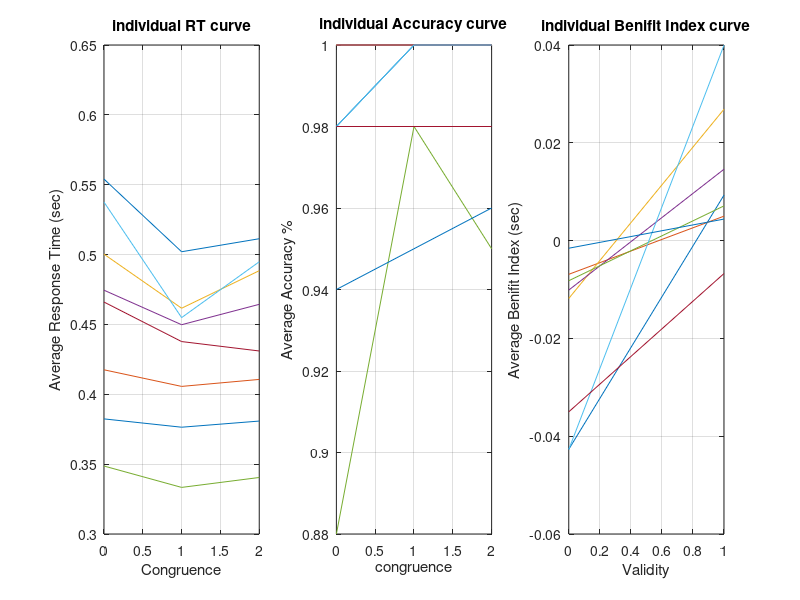

MATLAB code for this plot: (Note: this script raises an error after producing the figure.)
%% Waldo Stroop effect Group aves - PSc 2020 
% Get group aves 
% Conditions: 0-> incongruent; 1-> congruent; 2-> front-view (baseline)
clc;clear all;close all;


%% load data
nsub = 8; % Data check stroop effect task  
load stroopMAT.mat;

%% Posner data column_ids 1-9
subject =1; RT_inc = 2; RT_con =3; RT_fv = 4;
Accur_inc = 5; Accur_con = 6; Accur_fv = 7;
index_inc = 8; index_con = 9;

% conditions & parameters
%coherence = [0 1];
%ndistractors =  [8];
congruence = [0 1 2];    
cong_index = [0 1];

%group average plots:
for i = 1:length(congruence)
    meanRT(1,i)= mean(stroopMAT(1:nsub,i+1));
    condition_SEM(1,i) = std(stroopMAT(1:nsub,i+1))/sqrt(nsub);
    meanAccuracy(1,i)= mean(stroopMAT(1:nsub,i+4));
    accuracy_SEM(1,i) = std(stroopMAT(1:nsub,i+4))/sqrt(nsub);
end
figure(1);
% subplot(2,3,1);
% errorbar(congruence(1,:),meanRT(1,:),condition_SEM(1,:));hold on;
% plot(congruence(1,:),meanRT(1,:));
% title('RT');
% ylabel('Average Response Time (sec)');xlabel('Congruence');
% hold on; grid on;
%bar(valid,meanRT);

subplot(1,3,1);
for j = 1:nsub
    plot(congruence(1,:),stroopMAT(j,RT_inc:RT_fv)); hold on;grid on;
    title('individual RT curve');
end
ylabel('Average Response Time (sec)');xlabel('Congruence');


% subplot(2,3,2);
% errorbar(congruence(1,:),meanAccuracy(1,:),accuracy_SEM(1,:));hold on;
% plot(congruence(1,:),meanAccuracy(1,:));
% hold on; grid on; title('Accuracy');
% ylabel('Average Accuracy %');xlabel('congruence');

subplot(1,3,2);
for j = 1:nsub
    plot(congruence(1,:),stroopMAT(j,Accur_inc:Accur_fv)); hold on;grid on;
    title('individual Accuracy curve');
end 
ylabel('Average Accuracy %');xlabel('congruence');


% benefit index curves
for i = 1:length(cong_index)
    meanIndex(1,i)= mean(stroopMAT(1:nsub,i+7));
    index_SEM(1,i)= std(stroopMAT(1:nsub,i+7))/sqrt(nsub);
end
% subplot(2,3,3);
% errorbar(cong_index(1,:),meanIndex(1,:),index_SEM(1,:));hold on;
% plot(cong_index(1,:),meanIndex(1,:));
% title('BI');
% ylabel('Average Benefit Index (sec)');xlabel('Congruence');
% hold on; grid on;

subplot(1,3,3);
for j = 1:nsub
    plot(cong_index(1,:),stroopMAT(j,8:9)); hold on;grid on;
    title('individual Benifit Index curve');
end
ylabel('Average Benifit Index (sec)');xlabel('Validity');
result = [meanRT,meanAccuracy,meanIndex];


%% Other accuracies & incorrect analysis 
block = [1:5];
% block & cumulative accuracies column ids 
bl1 =1;bl2_1=2; bl2_2=3; bl3_1=4; bl3_2=5;
cum1_1=6; cum2_1=7; cum2_2=8;cum3_1=9; all = 10;

% incorrect trials column ids
in_m=11; inin_in=12; inv_m=13; inb_m=14; m=15;
in1_m1=16;	inin1_in1=17; inv1_m1=18; inb1_m1=19; m1 =20;


% block & cumulative accuracies 
figure(2);
for i = 1:length(block)
    meanBL(1,i)= mean(data_accin(1:nsub,i));
    BL_SEM(1,i) = std(data_accin(1:nsub,i))/sqrt(nsub);
    meanCM(1,i)= mean(data_accin(1:nsub,i+5));
    CM_SEM(1,i) = std(data_accin(1:nsub,i+5))/sqrt(nsub);
end
subplot(2,3,1);
errorbar(block(1,:),meanBL(1,:),BL_SEM(1,:));hold on;
plot(block(1,:),meanBL(1,:));
title('Block Accuracies');
ylabel('Accuracy by Block %');xlabel('Block');
hold on; grid on;

subplot(2,3,4);
for j = 1:nsub
    plot(block(1,:),data_accin(j,bl1:bl3_2)); hold on;grid on;
    title('Individual Block Accuracies');
end
ylabel('Accuracy by Block %');xlabel('Block');

subplot(2,3,2);
errorbar(block(1,:),meanCM(1,:),CM_SEM(1,:));hold on;
plot(block(1,:),meanCM(1,:));
title('Cumulative Accuracies');
ylabel('Accuracy by Block %');xlabel('Block');
hold on; grid on;

subplot(2,3,5);
for j = 1:nsub
    plot(block(1,:),data_accin(j,cum1_1:all)); hold on;grid on;
    title('Individual Block Accuracies');
end
ylabel('Accuracy by Block %');xlabel('Block');

%% Incorrect trails 
Incorrect = [0, 0.5, 1, 2];
data_in1 = data_accin(data_accin(:,m1)~=0,:);
 for i = 1:length(Incorrect)
    meanIn1(1,i)= mean(data_accin(1:nsub,i+15));
    In1_SEM(1,i) = std(data_accin(1:nsub,i+15))/sqrt(nsub);
end
subplot(2,3,3);
errorbar(Incorrect(1,:),meanIn1(1,:),In1_SEM(1,:));hold on;
plot(Incorrect(1,:),meanIn1(1,:));
title('Incorrect trails with BL1');
ylabel('Proportion %');xlabel('Validity');
hold on; grid on;

data_in = data_accin(data_accin(:,m)~=0,:);
 for i = 1:length(Incorrect)
    meanIn(1,i)= mean(data_accin(1:nsub,i+10));
    In_SEM(1,i) = std(data_accin(1:nsub,i+10))/sqrt(nsub);
end
subplot(2,3,6);
errorbar(Incorrect(1,:),meanIn(1,:),In_SEM(1,:));hold on;
plot(Incorrect(1,:),meanIn(1,:));
title('Incorrect trails wo BL1');
ylabel('Proportion %');xlabel('Validity');
hold on; grid on;








